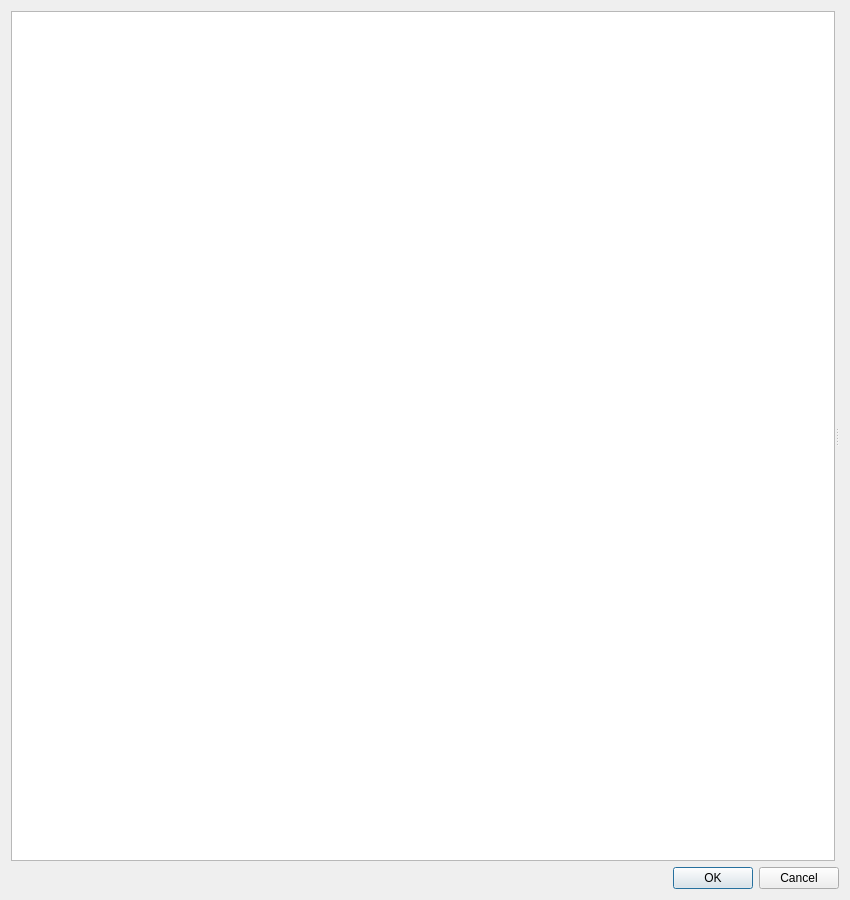
<?xml version="1.0" encoding="UTF-8"?>
<ui version="4.0">
 <class>DADialogStatsChartGuide</class>
 <widget class="QDialog" name="DADialogStatsChartGuide">
  <property name="geometry">
   <rect>
    <x>0</x>
    <y>0</y>
    <width>850</width>
    <height>900</height>
   </rect>
  </property>
  <property name="windowTitle">
   <string>Statistics Chart Guide</string>
  </property>
  <layout class="QVBoxLayout" name="verticalLayout">
   <item>
    <widget class="QSplitter" name="splitter">
     <property name="sizePolicy">
      <sizepolicy hsizetype="Expanding" vsizetype="Expanding">
       <horstretch>0</horstretch>
       <verstretch>0</verstretch>
      </sizepolicy>
     </property>
     <property name="orientation">
      <enum>Qt::Horizontal</enum>
     </property>
     <widget class="QListWidget" name="listWidgetChartType">
      <property name="iconSize">
       <size>
        <width>32</width>
        <height>32</height>
       </size>
      </property>
      <property name="flow">
       <enum>QListView::TopToBottom</enum>
      </property>
      <property name="viewMode">
       <enum>QListView::ListMode</enum>
      </property>
      <property name="itemAlignment">
       <set>Qt::AlignHCenter</set>
      </property>
     </widget>
     <widget class="QStackedWidget" name="stackedWidget">
      <property name="sizePolicy">
       <sizepolicy hsizetype="Expanding" vsizetype="Expanding">
        <horstretch>0</horstretch>
        <verstretch>0</verstretch>
       </sizepolicy>
      </property>
      <property name="currentIndex">
       <number>-1</number>
      </property>
     </widget>
    </widget>
   </item>
   <item>
    <widget class="QDialogButtonBox" name="buttonBox">
     <property name="standardButtons">
      <set>QDialogButtonBox::Cancel|QDialogButtonBox::Ok</set>
     </property>
    </widget>
   </item>
  </layout>
 </widget>
 <resources/>
 <connections>
  <connection>
   <sender>buttonBox</sender>
   <signal>accepted()</signal>
   <receiver>DADialogStatsChartGuide</receiver>
   <slot>accept()</slot>
   <hints>
    <hint type="sourcelabel">
     <x>675</x>
     <y>678</y>
    </hint>
    <hint type="destinationlabel">
     <x>801</x>
     <y>627</y>
    </hint>
   </hints>
  </connection>
  <connection>
   <sender>buttonBox</sender>
   <signal>rejected()</signal>
   <receiver>DADialogStatsChartGuide</receiver>
   <slot>reject()</slot>
   <hints>
    <hint type="sourcelabel">
     <x>713</x>
     <y>683</y>
    </hint>
    <hint type="destinationlabel">
     <x>806</x>
     <y>663</y>
    </hint>
   </hints>
  </connection>
 </connections>
</ui>
